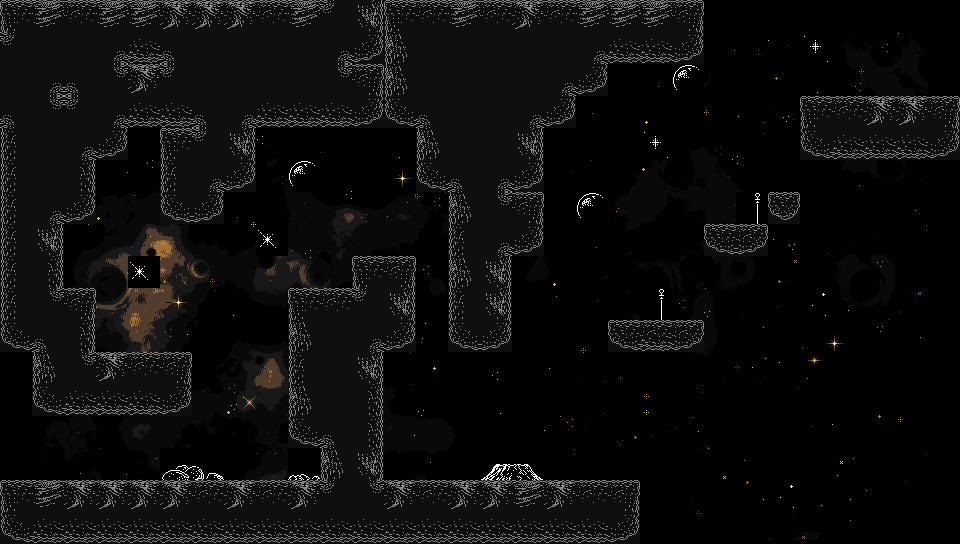

A level layout from a 2D game, rendered from its tile map. Below: a short description, then the map file with tile-grid data replaced by summaries:
An orthogonal 30x17 tile map with 32x32 px tiles, 2 tile layers (TileBackGround, Playable), 2 tilesets, 1 image layer and 7 objects.

<map version="1.10" tiledversion="1.10.2" orientation="orthogonal" renderorder="right-down" width="30" height="17" tilewidth="32" tileheight="32" infinite="0" nextlayerid="12" nextobjectid="22">
 <tileset firstgid="1" name="BaseSet" tilewidth="32" tileheight="32" tilecount="96" columns="96">
  <image source="lunar1b_tileset_singlefile_fixed.png" width="3072" height="32" />
  <wangsets>
   <wangset name="Terrain" type="corner" tile="-1">
    <wangcolor name="" color="#ff0000" tile="-1" probability="1" />
    <wangtile tileid="1" wangid="0,0,0,1,0,0,0,0" />
    <wangtile tileid="2" wangid="0,0,0,1,0,1,0,0" />
    <wangtile tileid="3" wangid="0,0,0,0,0,1,0,0" />
    <wangtile tileid="4" wangid="0,1,0,1,0,0,0,0" />
    <wangtile tileid="5" wangid="0,1,0,1,0,1,0,1" />
    <wangtile tileid="6" wangid="0,0,0,0,0,1,0,1" />
    <wangtile tileid="7" wangid="0,1,0,0,0,0,0,0" />
    <wangtile tileid="8" wangid="0,1,0,0,0,0,0,1" />
    <wangtile tileid="9" wangid="0,0,0,0,0,0,0,1" />
    <wangtile tileid="54" wangid="0,1,0,0,0,1,0,1" />
    <wangtile tileid="55" wangid="0,0,0,1,0,1,0,1" />
    <wangtile tileid="57" wangid="0,1,0,1,0,1,0,0" />
    <wangtile tileid="95" wangid="0,1,0,1,0,0,0,1" />
   </wangset>
   <wangset name="Planet1" type="corner" tile="-1">
    <wangcolor name="" color="#ff0000" tile="-1" probability="1" />
    <wangtile tileid="21" wangid="0,1,0,1,0,0,0,0" />
    <wangtile tileid="22" wangid="0,1,0,1,0,1,0,1" />
    <wangtile tileid="23" wangid="0,0,0,0,0,1,0,1" />
    <wangtile tileid="27" wangid="0,1,0,0,0,0,0,0" />
    <wangtile tileid="28" wangid="0,1,0,0,0,0,0,1" />
    <wangtile tileid="29" wangid="0,0,0,0,0,0,0,1" />
    <wangtile tileid="33" wangid="0,0,0,1,0,0,0,0" />
    <wangtile tileid="34" wangid="0,0,0,1,0,1,0,0" />
    <wangtile tileid="35" wangid="0,0,0,0,0,1,0,0" />
   </wangset>
   <wangset name="Planet2" type="corner" tile="-1">
    <wangcolor name="" color="#ff0000" tile="-1" probability="1" />
    <wangtile tileid="24" wangid="0,1,0,1,0,0,0,0" />
    <wangtile tileid="25" wangid="0,1,0,1,0,1,0,1" />
    <wangtile tileid="26" wangid="0,0,0,0,0,1,0,1" />
    <wangtile tileid="30" wangid="0,1,0,0,0,0,0,0" />
    <wangtile tileid="31" wangid="0,1,0,0,0,0,0,1" />
    <wangtile tileid="32" wangid="0,0,0,0,0,0,0,1" />
    <wangtile tileid="36" wangid="0,0,0,1,0,0,0,0" />
    <wangtile tileid="37" wangid="0,0,0,1,0,1,0,0" />
    <wangtile tileid="38" wangid="0,0,0,0,0,1,0,0" />
   </wangset>
   <wangset name="PlatformEarth" type="edge" tile="-1">
    <wangcolor name="" color="#ff0000" tile="-1" probability="1" />
    <wangtile tileid="12" wangid="0,0,1,0,0,0,0,0" />
    <wangtile tileid="13" wangid="0,0,1,0,0,0,1,0" />
    <wangtile tileid="14" wangid="0,0,0,0,0,0,1,0" />
   </wangset>
   <wangset name="PlatformWalkWay" type="edge" tile="-1">
    <wangcolor name="" color="#ff0000" tile="-1" probability="1" />
    <wangtile tileid="49" wangid="0,0,1,0,0,0,0,0" />
    <wangtile tileid="50" wangid="0,0,1,0,0,0,1,0" />
    <wangtile tileid="51" wangid="0,0,0,0,0,0,1,0" />
    <wangtile tileid="52" wangid="0,0,1,0,0,0,1,0" />
   </wangset>
   <wangset name="AntennaTop" type="corner" tile="-1">
    <wangcolor name="" color="#ff0000" tile="-1" probability="1" />
    <wangtile tileid="39" wangid="0,1,0,0,0,0,0,0" />
    <wangtile tileid="40" wangid="0,0,0,0,0,0,0,1" />
    <wangtile tileid="43" wangid="0,0,0,1,0,0,0,0" />
    <wangtile tileid="44" wangid="0,0,0,0,0,1,0,0" />
   </wangset>
   <wangset name="AntennaBottom" type="corner" tile="-1">
    <wangcolor name="" color="#ff0000" tile="-1" probability="1" />
    <wangtile tileid="41" wangid="0,1,0,0,0,0,0,0" />
    <wangtile tileid="42" wangid="0,0,0,0,0,0,0,1" />
    <wangtile tileid="45" wangid="0,0,0,1,0,0,0,0" />
    <wangtile tileid="46" wangid="0,0,0,0,0,1,0,0" />
   </wangset>
   <wangset name="Transformer" type="edge" tile="-1">
    <wangcolor name="" color="#ff0000" tile="-1" probability="1" />
    <wangtile tileid="80" wangid="0,0,1,0,0,0,0,0" />
    <wangtile tileid="81" wangid="0,0,1,0,0,0,1,0" />
    <wangtile tileid="82" wangid="0,0,0,0,0,0,1,0" />
   </wangset>
  </wangsets>
 </tileset>
 <tileset firstgid="97" name="TerrainOnlySet" tilewidth="32" tileheight="32" tilecount="29" columns="29">
  <image source="lunar1b_tileset_compact_grey_terrain.png" width="928" height="32" />
  <wangsets>
   <wangset name="Unnamed Set" type="corner" tile="-1">
    <wangcolor name="" color="#ff0000" tile="-1" probability="1" />
    <wangtile tileid="0" wangid="0,0,0,1,0,0,0,0" />
    <wangtile tileid="1" wangid="0,0,0,1,0,1,0,0" />
    <wangtile tileid="2" wangid="0,0,0,1,0,1,0,0" />
    <wangtile tileid="3" wangid="0,0,0,1,0,1,0,0" />
    <wangtile tileid="4" wangid="0,0,0,0,0,1,0,0" />
    <wangtile tileid="5" wangid="0,1,0,1,0,0,0,1" />
    <wangtile tileid="6" wangid="0,1,0,0,0,1,0,1" />
    <wangtile tileid="7" wangid="0,1,0,1,0,1,0,0" />
    <wangtile tileid="12" wangid="0,1,0,1,0,1,0,1" />
    <wangtile tileid="14" wangid="0,1,0,1,0,1,0,0" />
    <wangtile tileid="15" wangid="0,0,0,1,0,1,0,1" />
    <wangtile tileid="21" wangid="0,1,0,1,0,0,0,0" />
    <wangtile tileid="22" wangid="0,0,0,0,0,1,0,1" />
    <wangtile tileid="23" wangid="0,1,0,1,0,0,0,0" />
    <wangtile tileid="24" wangid="0,0,0,0,0,1,0,1" />
    <wangtile tileid="25" wangid="0,1,0,0,0,0,0,0" />
    <wangtile tileid="26" wangid="0,1,0,0,0,0,0,1" />
    <wangtile tileid="27" wangid="0,0,0,0,0,0,0,1" />
    <wangtile tileid="28" wangid="0,0,0,1,0,1,0,1" />
   </wangset>
  </wangsets>
 </tileset>
 <imagelayer id="11" name="ImageBackGround">
  <image source="back3.png" width="960" height="540" />
 </imagelayer>
 <objectgroup id="10" name="Objects">
  <object id="15" x="34.3333" y="437.333" width="40" height="40">
   <properties>
    <property name="Type" type="int" value="0" />
   </properties>
  </object>
  <object id="16" x="320" y="224" width="32" height="32">
   <properties>
    <property name="Type" type="int" value="2" />
   </properties>
  </object>
  <object id="17" x="96" y="432" width="48" height="48">
   <properties>
    <property name="Type" type="int" value="3" />
   </properties>
  </object>
  <object id="18" x="672" y="192" width="32" height="32">
   <properties>
    <property name="Type" type="int" value="2" />
   </properties>
  </object>
  <object id="19" x="880" y="32" width="64" height="64">
   <properties>
    <property name="Type" type="int" value="1" />
   </properties>
  </object>
  <object id="20" x="385" y="431" width="48" height="48">
   <properties>
    <property name="Type" type="int" value="3" />
   </properties>
  </object>
  <object id="21" x="96" y="224" width="32" height="32">
   <properties>
    <property name="Type" type="int" value="2" />
   </properties>
  </object>
 </objectgroup>
 <layer id="9" name="TileBackGround" width="30" height="17">
  <data>[510 cells, 16 non-empty, 10 distinct tile ids]</data>
 </layer>
 <layer id="1" name="Playable" class="Collidable" width="30" height="17">
  <properties>
   <property name="Collision" type="int" value="1" />
  </properties>
  <data>[510 cells, 242 non-empty, 24 distinct tile ids]</data>
 </layer>
</map>